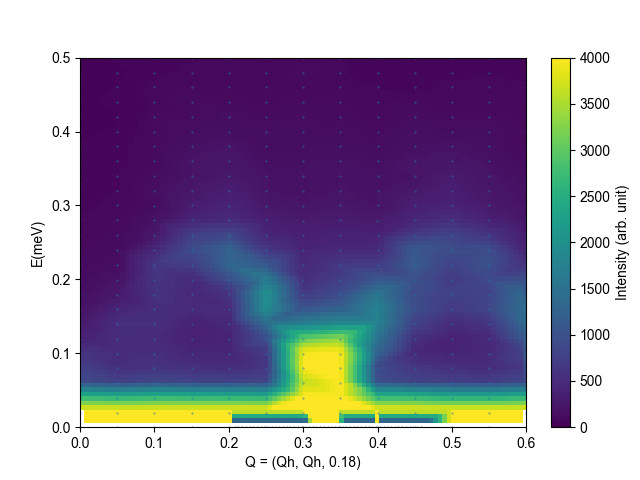

Generate this figure with Python:
from ufit import *
import numpy as np
import matplotlib.pyplot as plt
from ufit.plotting import mapping

set_datatemplate('IN12_proposal_exp_CRG-3066/rawdata/075%03d')
# from 223 to 234
# 232 with two peaks 
#data = read_numors("")

"""
model = Background() + Gauss("elastic_line", pos=0, ampl=20000, fwhm=0.045) + Gauss("peak1", pos=0.15, ampl=1500, fwhm=0.11)
data = read_data(234, "EN")
model.plot_components(data)
fit = model.fit(data)
model.plot(data)
fit.printout()
data.plot()
"""

data = read_numors("222-228,230-235, 237", 0)
data.name = ""
mapping("QH", "EN", data, mode=0, title=f'{data.name}', minmax=[0,4000], label="Intensity (arb. unit)")
plt.ylim((0,0.5))
plt.xlabel("Q = (Qh, Qh, 0.18)")
plt.ylabel("E(meV)")
plt.savefig("IN12_proposal_exp_CRG-3066/ground_state/ground_state.png")
plt.ylim((0, 0.4))
plt.show()


